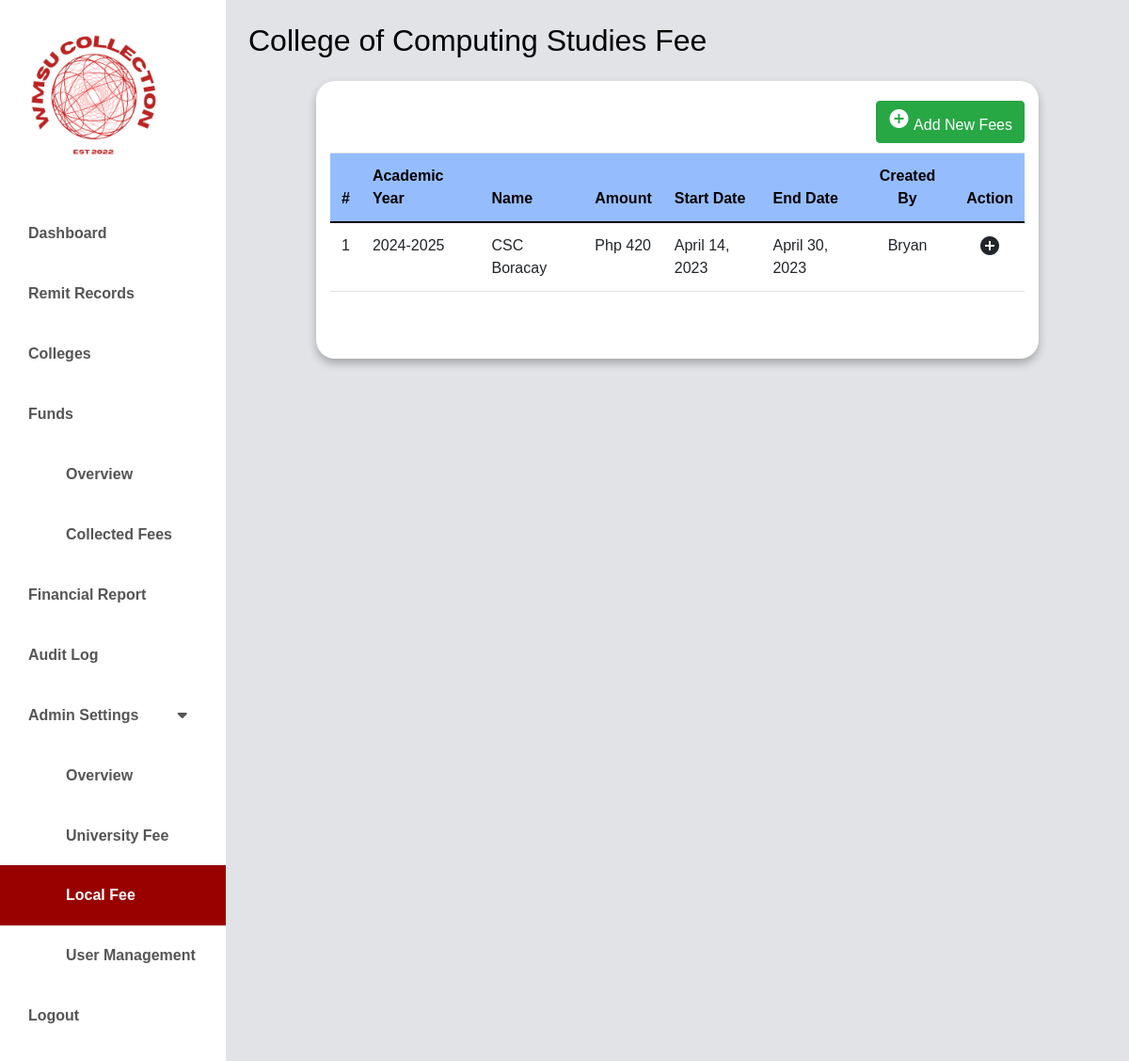
The app's page /local/localfees.php (signed in), older data.
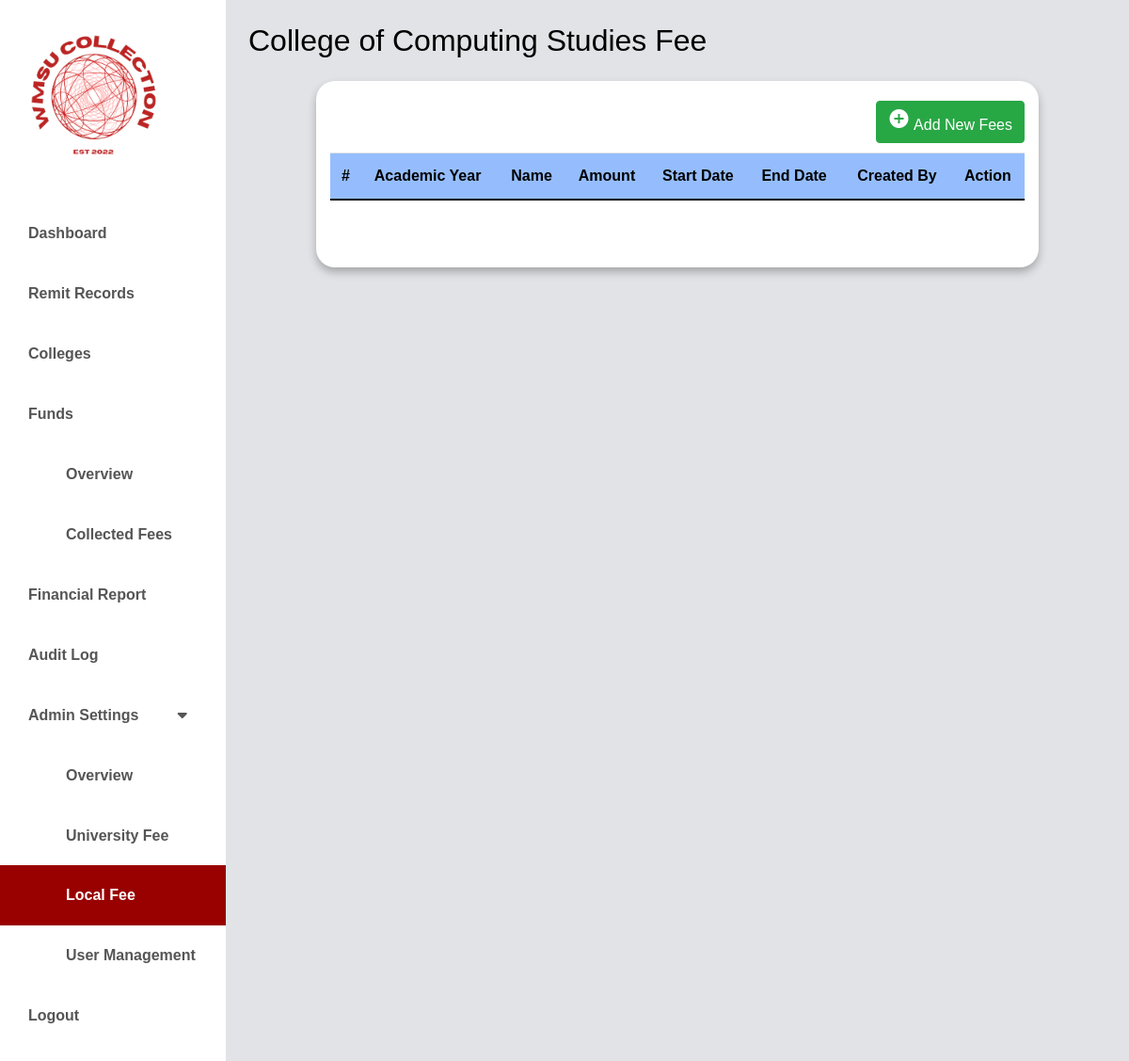
The same page, newer data.
### tables this page shows
CREATE TABLE `local_fees` (
  `id` int(11) NOT NULL,
  `academic_year_id` int(11) NOT NULL,
  `semester_id` int(11) NOT NULL,
  `college_id` int(11) NOT NULL,
  `fee_name` varchar(100) NOT NULL,
  `fee_amount` int(11) NOT NULL,
  `fee_type` varchar(50) DEFAULT 'Local',
  `start_date` date NOT NULL,
  `end_date` date NOT NULL,
  `created_at` timestamp NOT NULL DEFAULT current_timestamp(),
  `updated_at` timestamp NOT NULL DEFAULT current_timestamp() ON UPDATE current_timestamp(),
  `created_by` varchar(50) NOT NULL
);

CREATE TABLE `academic_year` (
  `id` int(11) NOT NULL,
  `academic_name` varchar(50) NOT NULL,
  `academic_start_date` date NOT NULL,
  `academic_end_date` date NOT NULL,
  `is_active` tinyint(1) NOT NULL DEFAULT 1,
  `created_at` timestamp NOT NULL DEFAULT current_timestamp(),
  `updated_at` timestamp NOT NULL DEFAULT current_timestamp() ON UPDATE current_timestamp()
);

### classes/localfees.class.php (called while the page is built, shortened)
<?php
require_once 'database.class.php';
class LocalFees {
    public $db;
    function __construct() {
        $this->db = new Database();
    }
    function showAllDetailsByCollegeID($collegeid) {
        $sql = "SELECT lf.id, lf.start_date, lf.fee_amount, lf.end_date, lf.created_by, lf.fee_name, lf.fee_type, s.semester_name, sy.academic_name, c.college_name
                FROM local_fees lf
                JOIN semesters s ON lf.semester_id = s.id
                JOIN colleges c ON lf.college_id = c.id
                JOIN academic_year sy ON lf.academic_year_id = sy.id
                WHERE lf.college_id = :college_id";
        $stmt = $this->db->connect()->prepare($sql);
        $stmt->bindValue(':college_id', $collegeid, PDO::PARAM_INT);
        $stmt->execute();
        return $stmt->fetchAll(PDO::FETCH_ASSOC);
    }
}
?>

### classes/database.class.php (called while the page is built)
<?php
class Database {
    private $host = 'localhost';
    private $username = 'root';
    private $password = '';
    private $database = 'wmsu';
    protected $connection;
    public function connect() {
        try {
            $dsn = "mysql:host=$this->host;dbname=$this->database;charset=utf8mb4";
            $options = [
                PDO::ATTR_ERRMODE => PDO::ERRMODE_EXCEPTION,
                PDO::ATTR_DEFAULT_FETCH_MODE => PDO::FETCH_ASSOC,
                PDO::ATTR_EMULATE_PREPARES => false,
            ];
            $this->connection = new PDO($dsn, $this->username, $this->password, $options);
        } catch (PDOException $e) {
            echo "Connection error: " . $e->getMessage();
            die();
        }
        return $this->connection;
    }
}
?>

### local/localfees.php (the view, shortened to what the changed rows need)
<?php
require_once '../classes/localfees.class.php';
$collegeid = $_SESSION['collegeID'];
$collegename = $_SESSION['college'];
?>
<!doctype html>
<html lang="en" class="no-js">
  <html>
    <head>
	<link href="https://cdn.jsdelivr.net/npm/bootstrap@5.0.0-beta3/dist/css/bootstrap.min.css" rel="stylesheet" />
    <link rel="stylesheet" href="https://unicons.iconscout.com/release/v4.0.0/css/line.css" />
    <link rel="stylesheet" href="https://cdnjs.cloudflare.com/ajax/libs/font-awesome/5.15.3/css/all.min.css" />
	<link rel="stylesheet" href="https://stackpath.bootstrapcdn.com/bootstrap/4.5.0/css/bootstrap.min.css">
	<link rel="stylesheet" href="https://maxcdn.bootstrapcdn.com/font-awesome/4.7.0/css/font-awesome.min.css">
    <link rel="stylesheet" href="../css/dashboard.css" />
    <link rel="stylesheet" href="../css/new-univ.css" />
    </head>
      <body>
      <div class="d-flex" id="wrapper">
	<div id="page-content-wrapper">
    <nav class="navbar navbar-expand-lg navbar-light bg-active py-4 px-4">
        <div class="d-flex align-items-center">
            <h2 class="fs-2 m-0" style="color:#000000; font-weight: 400;"><?php echo $collegename?> Fee</h2>
        </div>
    </nav>
    <div class="container">
             <div class =" table-responsive" style="margin-top: 10px;">
                <table class="table">
            <thead style="background-color:#95BDFE ;" class="text-white">
              <tr>
                <th scope="col" style = " color: #000000;" >#</th>
                <th scope="col" style = " color: #000000;" >Academic Year</th>
                <th scope="col" style = " color: #000000;" >Name</th></th>
				        <th scope="col" style = " color: #000000;" >Amount</th></th>
                <th scope="col" style = " color: #000000;" >Start Date</th></th>
                <th scope="col" style = " color: #000000;" >End Date</th></th>
                <th scope="col" style = " color: #000000; text-align:center" >Created By</th></th>
                <th scope="col" style = " color: #000000; text-align:center" >Action</th>
              </tr>
            </thead>
            <tbody>
            <?php
$Fee = new LocalFees();
$FeeData = $Fee->showAllDetailsByCollegeID($collegeid);
$i = 1;
foreach($FeeData as $Fee) {
    ?>
    <tr>
        <td><?php echo $i; ?></td>
        <td><?php echo $Fee['academic_name']; ?></td>
        <td><?php echo $Fee['fee_name']; ?></td>
        <td>Php <?php echo $Fee['fee_amount']; ?></td>
        <td><?php echo date('F j, Y', strtotime($Fee['start_date'])); ?></td>
        <td><?php echo date('F j, Y', strtotime($Fee['end_date'])); ?></td>
        <td style="text-align: center;"><?php echo $Fee['created_by']; ?></td>
        <td style="text-align: center;">
                <i class="material-icons" title="Edit">&#xe147;</i>
        </td>
    </tr>
    <?php
    $i++;
}
?>
				</tbody>
			</table>
		</div>
	</div>
</div>
</div>
</body>
</html>

Row changes from the older to the newer data that the page shows:
removed local_fees: academic_year.academic_name "2024-2025", fee_name "CSC Boracay", fee_amount "420", start_date "April 14, 2023", end_date "April 30, 2023", created_by "Bryan"
